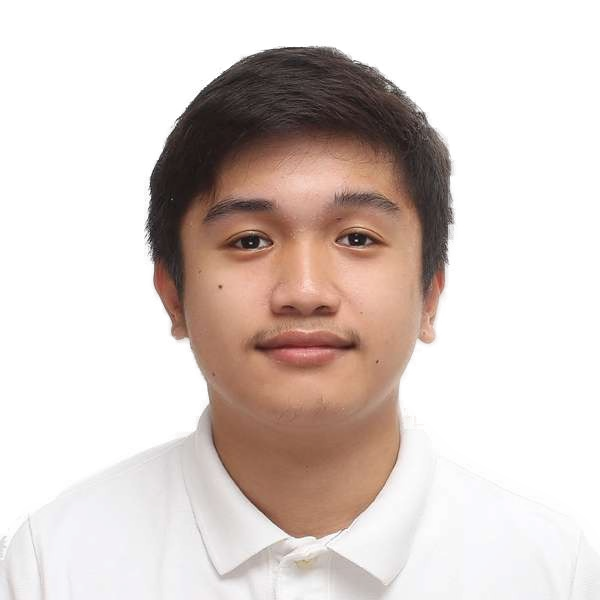
#> input picture scratch/avatar_rembg.png, 600 x 600 px, found by its file name
$ python clean_avatar.py
#> lines starting #> are read from the running program, lines starting #| are printed output that depends on the picture; after the words box and inside, x2 and y2 are one past the last pixel; in counts of white or black regions, pixels touching at a corner belong together
from PIL import Image
import numpy as np
from scipy import ndimage

img = Image.open(r"d:\! ! FULLSTACK\Vibe Code\WebApps\my-portfolio-site\scratch\avatar_rembg.png")
#> img is the input picture: PIL image 600x600 RGBA; mean R, G, B, A 148.1, 128.5, 120.8, 124.5
arr = np.array(img)
alpha = arr[:, :, 3]
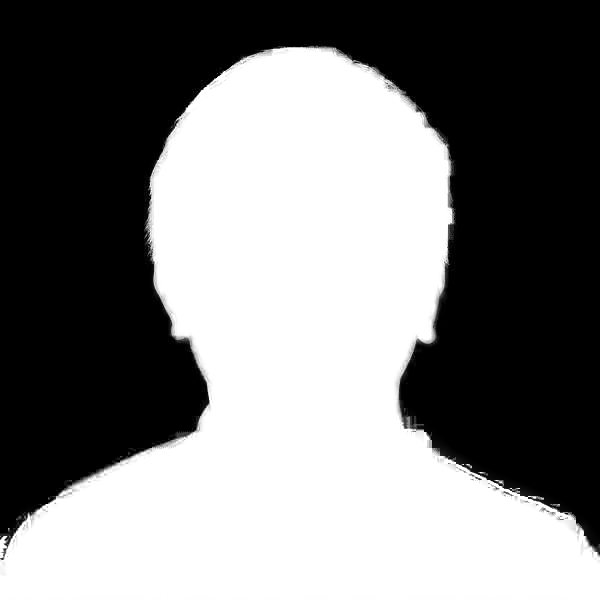
#> alpha: shape (600, 600); min 0, max 255, mean 124.5

# Check if there are any disconnected alpha components (floating specks)
labeled, num_features = ndimage.label(alpha > 10)
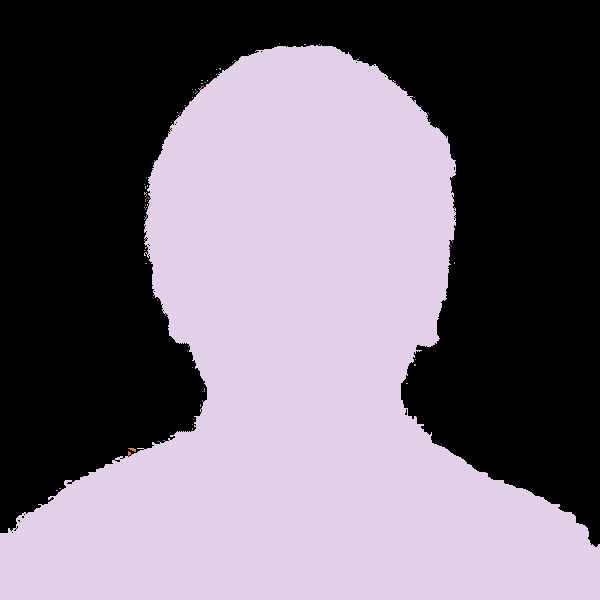
#> labeled: shape (600, 600) int32; 110 distinct labels, from 0 to 109; one colour per label, 0 black
#> num_features = 109
print("Number of connected components in alpha:", num_features)
#| Number of connected components in alpha: 109

# Find largest component (the person)
sizes = ndimage.sum(alpha > 10, labeled, range(num_features + 1))
#> sizes = 110 values, max 180199 at index 4, min 0 at index 0, mean 1640.1
largest_label = np.argmax(sizes)
#> largest_label = 4

# Keep only the largest component and remove any stray noise specks
clean_mask = (labeled == largest_label)
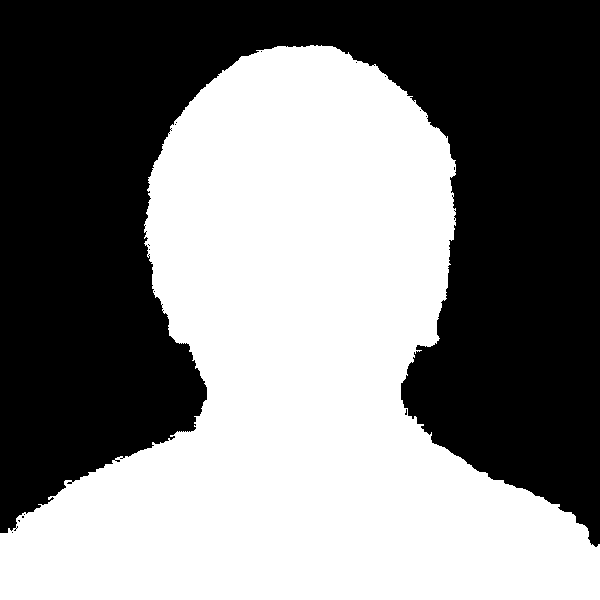
#> clean_mask: shape (600, 600) bool; 50.1% white; 17 black regions (16 under 20 px), largest, box (x1, y1, x2, y2) and area: (0, 0, 600, 547) 179770
# Fill any small holes inside the person if any
clean_mask = ndimage.binary_fill_holes(clean_mask)
#> clean_mask: shape (600, 600) bool; 50.1% white; 1 black region, box (x1, y1, x2, y2) and area: (0, 0, 600, 547) 179728

# Apply cleaned mask to alpha
cleaned_alpha = np.where(clean_mask, alpha, 0)

# Also let's smooth the alpha boundary slightly (sub-pixel anti-aliasing) to ensure 0 jaggedness
arr[:, :, 3] = cleaned_alpha
#> arr: shape (600, 600, 4); 1.21% of pixels changed, all inside (x1, y1, x2, y2) = (3, 40, 600, 547)

clean_img = Image.fromarray(arr, "RGBA")
clean_img.save(r"d:\! ! FULLSTACK\Vibe Code\WebApps\my-portfolio-site\public\avatar-profile.png")

# Also composite onto light (#F2EFE7) and dark (#0A111A)
rgb = arr[:, :, :3].astype(np.float32)
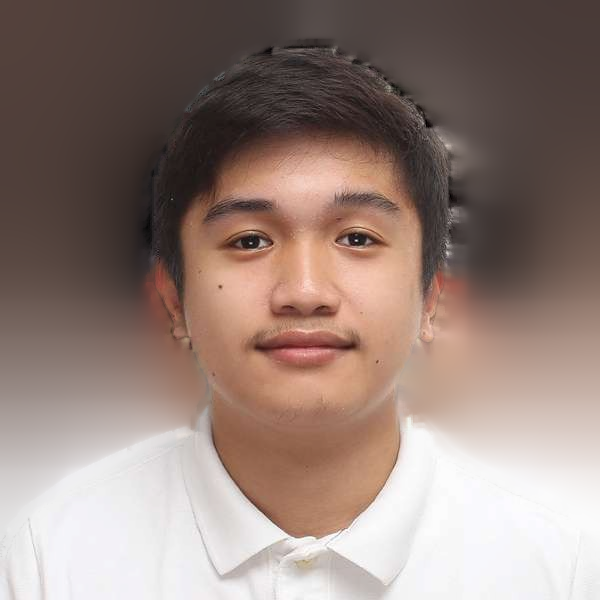
#> rgb: shape (600, 600, 3) float32; mean R, G, B 148.1, 128.5, 120.9
a = cleaned_alpha[:, :, np.newaxis].astype(np.float32) / 255.0

light_bg = np.array([242, 239, 231], dtype=np.float32)
dark_bg = np.array([10, 17, 26], dtype=np.float32)

Image.fromarray((rgb * a + light_bg * (1.0 - a)).astype(np.uint8)).save(r"d:\! ! FULLSTACK\Vibe Code\WebApps\my-portfolio-site\scratch\final_light.png")
Image.fromarray((rgb * a + dark_bg * (1.0 - a)).astype(np.uint8)).save(r"d:\! ! FULLSTACK\Vibe Code\WebApps\my-portfolio-site\scratch\final_dark.png")
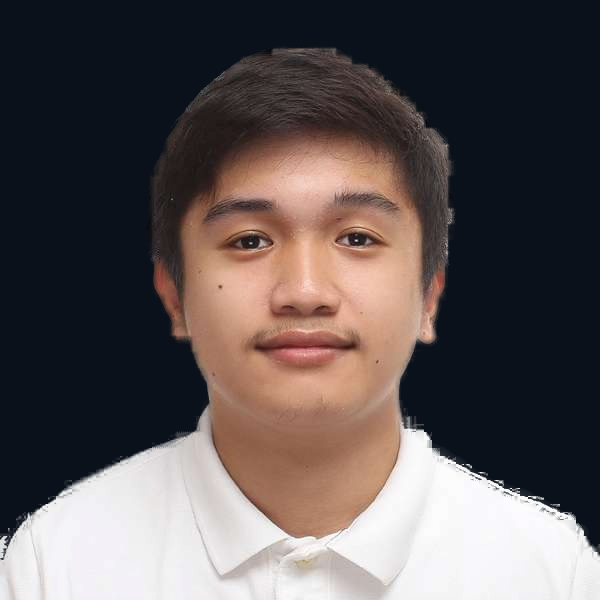
#> saved as final_dark.png: PIL image 600x600 RGB; mean R, G, B 92.7, 84.8, 84.6
print("Cleaned and saved to public/avatar-profile.png!")
